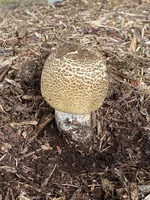
#> input picture species/agaaug/thumb.webp, 150 x 200 px, found by its file name; its folder holds 3 pictures in this run
$ python fix_thumbnails.py   (older library calls are emulated)
#> lines starting #> are read from the running program, lines starting #| are printed output that depends on the picture
### scripts/image_quality_scorer.py
#!/usr/bin/env python3
"""
Image Quality Scorer for Mushroom CDN Images

This script analyzes images using multiple quality metrics:
1. Blur detection (Laplacian variance)
2. Brightness/contrast analysis
3. Color distribution analysis
4. Overall quality score (normalized 0-100, higher is better)

Usage:
    python3 scripts/image_quality_scorer.py
"""

import cv2
import numpy as np
import json
from pathlib import Path
from typing import Dict, List, Tuple
import sys


class ImageQualityScorer:
    """Analyzes image quality using OpenCV-based metrics."""

    def __init__(self):
        # Thresholds for quality assessment
        self.BLUR_THRESHOLD = 100  # Laplacian variance threshold
        self.MIN_BRIGHTNESS = 40
        self.MAX_BRIGHTNESS = 215
        self.MIN_CONTRAST = 30

    def calculate_blur_score(self, image: np.ndarray) -> Tuple[float, str]:
        """
        Calculate sharpness using Laplacian variance.
        Higher values = sharper image.

        Returns:
            (score, rating) where score is the variance and rating is a string
        """
        gray = cv2.cvtColor(image, cv2.COLOR_BGR2GRAY)
        laplacian_var = cv2.Laplacian(gray, cv2.CV_64F).var()

        if laplacian_var > 500:
            rating = "excellent"
        elif laplacian_var > 200:
            rating = "good"
        elif laplacian_var > self.BLUR_THRESHOLD:
            rating = "fair"
        else:
            rating = "poor"

        return laplacian_var, rating

    def calculate_brightness_contrast(self, image: np.ndarray) -> Dict:
        """
        Analyze brightness and contrast.

        Returns:
            Dict with mean_brightness, contrast, and ratings
        """
        gray = cv2.cvtColor(image, cv2.COLOR_BGR2GRAY)

        mean_brightness = np.mean(gray)
        contrast = np.std(gray)

        # Brightness rating
        if self.MIN_BRIGHTNESS <= mean_brightness <= self.MAX_BRIGHTNESS:
            brightness_rating = "good"
        elif mean_brightness < self.MIN_BRIGHTNESS:
            brightness_rating = "too_dark"
        else:
            brightness_rating = "too_bright"

        # Contrast rating
        if contrast > 50:
            contrast_rating = "excellent"
        elif contrast > self.MIN_CONTRAST:
            contrast_rating = "good"
        else:
            contrast_rating = "poor"

        return {
            "mean_brightness": float(mean_brightness),
            "brightness_rating": brightness_rating,
            "contrast": float(contrast),
            "contrast_rating": contrast_rating
        }

    def calculate_color_distribution(self, image: np.ndarray) -> Dict:
        """
        Analyze color distribution to detect artificial elements.
        Plastic bags, rulers, etc. often have unnatural color distributions.

        Returns:
            Dict with color_variance and rating
        """
        # Calculate color variance in each channel
        b, g, r = cv2.split(image)

        color_variance = np.mean([
            np.var(b),
            np.var(g),
            np.var(r)
        ])

        # Higher variance typically indicates more natural, diverse colors
        if color_variance > 2000:
            rating = "excellent"
        elif color_variance > 1000:
            rating = "good"
        elif color_variance > 500:
            rating = "fair"
        else:
            rating = "poor"

        return {
            "color_variance": float(color_variance),
            "rating": rating
        }

    def detect_white_regions(self, image: np.ndarray) -> Dict:
        """
        Detect large white regions (potential plastic bags, paper, etc.).

        Returns:
            Dict with white_pixel_ratio and rating
        """
        gray = cv2.cvtColor(image, cv2.COLOR_BGR2GRAY)

        # Threshold for white pixels (values > 220)
        _, white_mask = cv2.threshold(gray, 220, 255, cv2.THRESH_BINARY)
        white_pixel_ratio = np.sum(white_mask > 0) / white_mask.size

        if white_pixel_ratio < 0.1:
            rating = "good"
        elif white_pixel_ratio < 0.25:
            rating = "fair"
        else:
            rating = "poor"  # Likely has plastic bag or white background

        return {
            "white_pixel_ratio": float(white_pixel_ratio),
            "rating": rating
        }

    def calculate_overall_score(self, metrics: Dict) -> int:
        """
        Calculate overall quality score (0-100, higher is better).

        Weights:
        - Blur: 35%
        - Brightness/Contrast: 25%
        - Color Distribution: 25%
        - White Region Detection: 15%
        """
        # Blur score (normalize to 0-100)
        blur_score = min(100, (metrics["blur"]["score"] / 1000) * 100)
        blur_weight = 0.35

        # Brightness score
        brightness = metrics["brightness"]["mean_brightness"]
        if self.MIN_BRIGHTNESS <= brightness <= self.MAX_BRIGHTNESS:
            brightness_score = 100
        else:
            # Penalize images too dark or too bright
            if brightness < self.MIN_BRIGHTNESS:
                brightness_score = max(0, (brightness / self.MIN_BRIGHTNESS) * 100)
            else:
                brightness_score = max(0, 100 - ((brightness - self.MAX_BRIGHTNESS) / 40 * 100))

        # Contrast score (normalize to 0-100)
        contrast_score = min(100, (metrics["brightness"]["contrast"] / 70) * 100)

        # Combined brightness/contrast score
        light_score = (brightness_score * 0.5 + contrast_score * 0.5)
        light_weight = 0.25

        # Color distribution score (normalize to 0-100)
        color_score = min(100, (metrics["color"]["color_variance"] / 3000) * 100)
        color_weight = 0.25

        # White region score (inverse - more white = lower score)
        white_score = max(0, 100 - (metrics["white_regions"]["white_pixel_ratio"] * 200))
        white_weight = 0.15

        # Calculate weighted average
        overall = (
            blur_score * blur_weight +
            light_score * light_weight +
            color_score * color_weight +
            white_score * white_weight
        )

        return int(round(overall))

    def analyze_image(self, image_path: Path) -> Dict:
        """
        Perform complete image quality analysis.

        Returns:
            Dict with all metrics and overall score
        """
        try:
            # Read image
            image = cv2.imread(str(image_path))
            if image is None:
                return {"error": "Failed to load image"}

            # Calculate all metrics
            blur_score, blur_rating = self.calculate_blur_score(image)
            brightness_metrics = self.calculate_brightness_contrast(image)
            color_metrics = self.calculate_color_distribution(image)
            white_region_metrics = self.detect_white_regions(image)

            metrics = {
                "blur": {
                    "score": blur_score,
                    "rating": blur_rating
                },
                "brightness": brightness_metrics,
                "color": color_metrics,
                "white_regions": white_region_metrics
            }

            # Calculate overall score
            overall_score = self.calculate_overall_score(metrics)

            return {
                "file_path": str(image_path),
                "metrics": metrics,
                "overall_score": overall_score,
                "dimensions": {
                    "width": image.shape[1],
                    "height": image.shape[0]
                }
            }

        except Exception as e:
            return {
                "file_path": str(image_path),
                "error": str(e)
            }


# [109 lines left out: functions analyze_species_images, main, not called in this run]


# [2 lines that do not run on import are left out]

### scripts/fix_thumbnails.py
#!/usr/bin/env python3
"""
Thumbnail Fixer

Automatically fixes thumbnails by using the highest-quality existing image.
This script processes species where a better image is available to use as thumbnail.

Usage:
    python3 scripts/fix_thumbnails.py [--dry-run]
"""

import argparse
import json
import hashlib
import shutil
from pathlib import Path
from typing import Dict, List
from PIL import Image

from image_quality_scorer import ImageQualityScorer


class ThumbnailFixer:
    """Fixes thumbnails by selecting best quality existing image."""

    THUMBNAIL_SIZE = (200, 200)
    WEBP_QUALITY = 85
    WEBP_METHOD = 6

    def __init__(self, dry_run: bool = False):
        self.dry_run = dry_run
        self.scorer = ImageQualityScorer()
        self.fixed_count = 0
        self.species_base = Path("species")

    # [4 lines left out: function calculate_sha256, not called in this run]

    def score_species_images(self, species_id: str) -> Dict:
        """Score all images for a species and return results."""
        species_dir = self.species_base / species_id

        if not species_dir.exists():
            return {}

        results = {}
        for img_file in ["thumb.webp", "image_0.webp", "image_1.webp"]:
            img_path = species_dir / img_file
            if img_path.exists():
                result = self.scorer.analyze_image(img_path)
                if "overall_score" in result:
                    results[img_file] = {
                        "score": result["overall_score"],
                        "path": img_path,
                        "blur_rating": result["metrics"]["blur"]["rating"],
                        "brightness_rating": result["metrics"]["brightness"]["brightness_rating"]
                    }

        return results

    def find_best_image(self, species_id: str) -> Dict:
        """Find the best quality image for a species."""
        scores = self.score_species_images(species_id)

        if not scores:
            return {}

        # Find best image (excluding current thumb)
        best_score = 0
        best_image = None
        thumb_score = scores.get("thumb.webp", {}).get("score", 0)

        for img_name, data in scores.items():
            if img_name != "thumb.webp" and data["score"] > best_score:
                best_score = data["score"]
                best_image = img_name

        if not best_image:
            return {}

        improvement = best_score - thumb_score

        return {
            "species_id": species_id,
            "current_thumb_score": thumb_score,
            "best_image": best_image,
            "best_score": best_score,
            "improvement": improvement,
            "best_image_path": scores[best_image]["path"]
        }

    # [126 lines left out: functions create_thumbnail, update_metadata, fix_thumbnail, not called in this run]

    def find_species_needing_fixes(self, min_improvement: int = 10) -> List[str]:
        """Find all species where thumbnail can be improved."""
        print("🔍 Scanning all species for thumbnail improvements...\n")

        needs_fixing = []

        for species_dir in sorted(self.species_base.iterdir()):
            if not species_dir.is_dir():
                continue

            species_id = species_dir.name
            best = self.find_best_image(species_id)

            if best and best["improvement"] >= min_improvement:
                needs_fixing.append({
                    "species_id": species_id,
                    "improvement": best["improvement"],
                    "current_score": best["current_thumb_score"],
                    "new_score": best["best_score"]
                })

        return sorted(needs_fixing, key=lambda x: x["improvement"], reverse=True)

    def run(self):
        """Main execution."""
        print("=" * 70)
        print("THUMBNAIL FIXER")
        print("=" * 70)
        if self.dry_run:
            print("🏃 DRY RUN MODE - No changes will be made")
        print()

        # Find species needing fixes
        species_list = self.find_species_needing_fixes(min_improvement=10)

        if not species_list:
            print("✓ No species found needing thumbnail improvements (>10 points)")
            return

        print(f"Found {len(species_list)} species with improvable thumbnails:\n")
        print(f"{'Species':<10} {'Current':<9} {'New':<9} {'Improvement'}")
        print("-" * 70)

        for item in species_list:
            print(f"{item['species_id']:<10} "
                  f"{item['current_score']:<9.0f} "
                  f"{item['new_score']:<9.0f} "
                  f"+{item['improvement']:.0f}")

        print()

        if self.dry_run:
            print("🏃 DRY RUN - Would process these species")
            return

        # Confirm with user
        response = input(f"\nProcess {len(species_list)} species? [y/N]: ")
        if response.lower() != 'y':
            print("Cancelled.")
            return

        # Process each species
        print("\n" + "=" * 70)
        print("PROCESSING")
        print("=" * 70)

        for item in species_list:
            self.fix_thumbnail(item["species_id"])

        # Summary
        print("\n" + "=" * 70)
        print("SUMMARY")
        print("=" * 70)
        print(f"✓ Fixed thumbnails for {self.fixed_count}/{len(species_list)} species")

        if self.fixed_count > 0:
            print(f"\n⚠️  Next steps:")
            print(f"  1. Run quality scorer to verify improvements")
            print(f"  2. Regenerate manifest.json with updated SHA-256 hashes")
            print(f"  3. Commit and push changes")

        print("=" * 70)


def main():
    parser = argparse.ArgumentParser(description="Fix thumbnails using best quality images")
    parser.add_argument("--dry-run", action="store_true", help="Preview changes without applying")
    args = parser.parse_args()

    fixer = ThumbnailFixer(dry_run=args.dry_run)
    fixer.run()
#> in analyze_image, image is the input picture: shape (200, 150, 3); mean B, G, R 93.3, 108.9, 127.2
#> in calculate_blur_score, `gray = cv2.cvtColor(image, cv2.COLOR_BGR2GRAY)`:
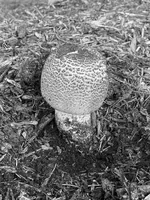
#> gray: shape (200, 150); min 0, max 255, mean 112.6
#> in calculate_blur_score, `laplacian_var = cv2.Laplacian(gray, cv2.CV_64F).var()`: laplacian_var = 7409.5
#> in analyze_image, `blur_score, blur_rating = self.calculate_blur_score(image)`: blur_rating = 'excellent'
#> in calculate_brightness_contrast, `mean_brightness = np.mean(gray)`: mean_brightness = 112.6
#> in calculate_brightness_contrast, `contrast = np.std(gray)`: contrast = 54.24
#> in analyze_image, `brightness_metrics = self.calculate_brightness_contrast(image)`: brightness_metrics = {'mean_brightness': 112.6, 'brightness_rating': 'good', 'contrast': 54.24, 'contrast_rating': 'excellent'}
#> in calculate_color_distribution, `b, g, r = cv2.split(image)`:
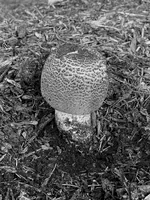
#> b: shape (200, 150); min 0, max 255, mean 93.3
#> in calculate_color_distribution, `b, g, r = cv2.split(image)`:
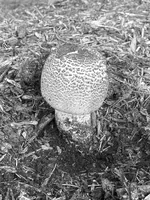
#> r: shape (200, 150); min 0, max 255, mean 127.2
#> in calculate_color_distribution, `color_variance = np.mean([ np.var(b), np.var(g), np.var(r) ])`: color_variance = 2833.4
#> in analyze_image, `color_metrics = self.calculate_color_distribution(image)`: color_metrics = {'color_variance': 2833.4, 'rating': 'excellent'}
#> in detect_white_regions, `_, white_mask = cv2.threshold(gray, 220, 255, cv2.THRESH_BINARY)`:
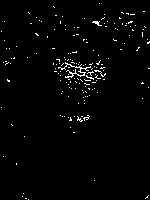
#> white_mask: shape (200, 150); 1.8% white in thin lines or dots
#> in detect_white_regions, `white_pixel_ratio = np.sum(white_mask > 0) / white_mask.size`: white_pixel_ratio = 0.0182
#> in analyze_image, `white_region_metrics = self.detect_white_regions(image)`: white_region_metrics = {'white_pixel_ratio': 0.0182, 'rating': 'good'}
#> in calculate_overall_score, `blur_score = min(100, (metrics["blur"]["score"] / 1000) * 100)`: blur_score = 100
#> in calculate_overall_score, `brightness = metrics["brightness"]["mean_brightness"]`: brightness = 112.6
#> in calculate_overall_score, `contrast_score = min(100, (metrics["brightness"]["contrast"] / 70) * 1..`: contrast_score = 77.49
#> in calculate_overall_score, `light_score = (brightness_score * 0.5 + contrast_score * 0.5)`: light_score = 88.74
#> in calculate_overall_score, `color_score = min(100, (metrics["color"]["color_variance"] / 3000) * 1..`: color_score = 94.45
#> in calculate_overall_score, `white_score = max(0, 100 - (metrics["white_regions"]["white_pixel_rati..`: white_score = 96.37
#> in calculate_overall_score, `overall = ( blur_score * blur_weight + light_score * light_weight + co..`: overall = 95.25
#> in analyze_image, `overall_score = self.calculate_overall_score(metrics)`: overall_score = 95
#> in score_species_images, `result = self.scorer.analyze_image(img_path)`: result = 4 items
#> in find_best_image, `scores = self.score_species_images(species_id)`: scores = 3 items
#> in find_best_image, `thumb_score = scores.get("thumb.webp", {}).get("score", 0)`: thumb_score = 95
#> the loop in find_best_image, `for img_name, data in scores.items():` made 3 passes
#> (img_name, best_score, best_image) on passes 2 to 3: ('image_0.webp', 92, 'image_0.webp'), ('image_1.webp', 97, 'image_1.webp')
#> img_name on pass 1: 'thumb.webp'
#> after the loop in find_best_image, `for img_name, data in scores.items():`: best_score = 97
#> in find_best_image, `improvement = best_score - thumb_score`: improvement = 2
#> in find_species_needing_fixes, `best = self.find_best_image(species_id)`: best = 6 items


if __name__ == "__main__":
    main()
